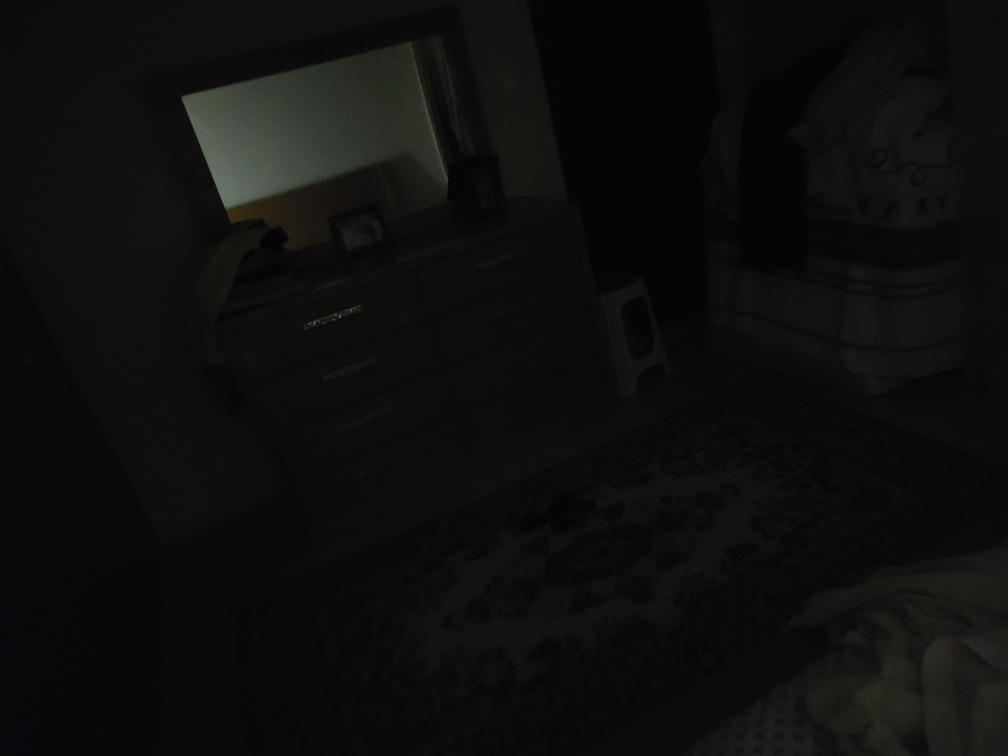
#> input picture test.jpg, 4032 x 3024 px, found by its file name (shown at 1/4 size)
$ python channels.py
#> lines starting #> are read from the running program, lines starting #| are printed output that depends on the picture; long printed decimals are rounded
import cv2
import numpy as np
import matplotlib.pyplot as plt

def find_dark_channel(image, patch_size=15):
    dark_channel = np.min(image, axis=2)
    dark_channel = cv2.erode(dark_channel, np.ones((patch_size, patch_size), dtype=np.uint8))
    return dark_channel

def find_bright_channel(image, patch_size=15):
    bright_channel = np.max(image, axis=2)
    bright_channel = cv2.dilate(bright_channel, np.ones((patch_size, patch_size), dtype=np.uint8))
    return bright_channel

def estimate_atmospheric_light(dark_channel, percentage=0.1):
    # Flatten the dark channel to a 1D array and sort in descending order.
    sorted_dark_channel = np.sort(dark_channel.ravel())[::-1]

    # Calculate the number of pixels to consider based on the percentage.
    num_pixels = int(dark_channel.size * percentage / 100)

    # Take the top 'num_pixels' pixels to estimate the atmospheric light.
    atmospheric_light = np.max(sorted_dark_channel[:num_pixels])
    return atmospheric_light

def main():
    # Replace 'your_image_path' with the path to your input image.
    image_path = r'C:\Users\user\Desktop\bright-dark prior\test.jpg'
    image = cv2.imread(image_path)
#> image is the input picture: shape (3024, 4032, 3); mean B, G, R 14.1, 13.9, 14.8

    if image is None:
        print("Error: Unable to load the image.")
        return

    # Pre-process the image by scaling pixel values to the range [0, 1].
    image = image.astype(np.float32) / 255.0

    # Set the patch size for dark and bright channel computation.
    patch_size = 15

    # Find the dark and bright channels of the image.
    dark_channel = find_dark_channel(image, patch_size=patch_size)
    bright_channel = find_bright_channel(image, patch_size=patch_size)

    # Resize the dark and bright channels to fit within the screen.
    screen_res = 1920, 1080  # Change this to your screen resolution if needed.
    scale_percent = min(screen_res[0] / dark_channel.shape[1], screen_res[1] / dark_channel.shape[0]) * 100
#> scale_percent = 35.71
    dim = (int(dark_channel.shape[1] * scale_percent / 100), int(dark_channel.shape[0] * scale_percent / 100))
#> dim = (1440, 1080)
    resized_dark_channel = cv2.resize(dark_channel, dim, interpolation=cv2.INTER_AREA)
    resized_bright_channel = cv2.resize(bright_channel, dim, interpolation=cv2.INTER_AREA)

    # Estimate the atmospheric light from the dark channel.
    atmospheric_light = estimate_atmospheric_light(dark_channel)
#> in estimate_atmospheric_light, `atmospheric_light = np.max(sorted_dark_channel[:num_pixels])`: atmospheric_light = 0.384
#> atmospheric_light = 0.384
    print("Estimated Atmospheric Light:", atmospheric_light)
#| Estimated Atmospheric Light: 0.3843

    # Create a resizable figure for displaying the images.
    fig = plt.figure(figsize=(8, 6))  # Adjust the size as needed.

    # Display the resized dark and bright channels as grayscale images.
    plt.subplot(121)
    plt.imshow(resized_dark_channel, cmap='gray')
    plt.title('Dark Channel')
    plt.axis('off')

    plt.subplot(122)
    plt.imshow(resized_bright_channel, cmap='gray')
    plt.title('Bright Channel')
    plt.axis('off')

    # Show the figure on the screen.
    plt.show()
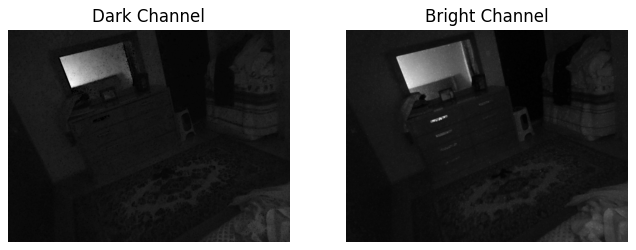
#> figure drawn by matplotlib, 2 panels

if __name__ == '__main__':
    main()
